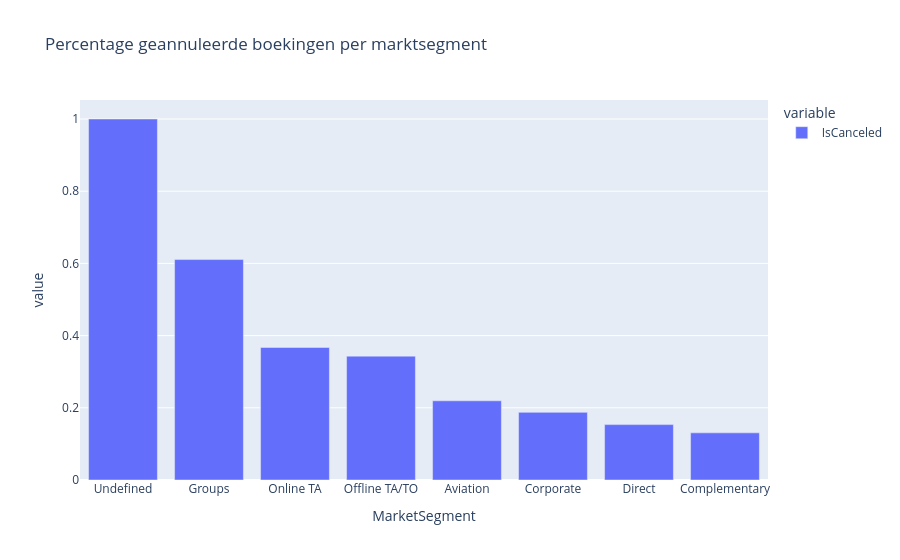

Notebook code for this chart:
### Code cell
segment_rate = hotel.groupby("MarketSegment")["IsCanceled"].mean().sort_values(ascending=False)
px.bar(segment_rate, title="Percentage geannuleerde boekingen per marktsegment")

### Figure 1 — Plotly figure (JSON) as saved in the notebook; plotly's stock layout.template omitted (floating-point values rounded to 4 significant figures)
{"data": [{"hovertemplate": "variable=IsCanceled<br>MarketSegment=%{x}<br>value=%{y}<extra></extra>", "legendgroup": "IsCanceled", "marker": {"color": "#636efa", "pattern": {"shape": ""}}, "name": "IsCanceled", "orientation": "v", "showlegend": true, "textposition": "auto", "type": "bar", "x": ["Undefined", "Groups", "Online TA", "Offline TA/TO", "Aviation", "Corporate", "Direct", "Complementary"], "xaxis": "x", "y": [1.0, 0.6106, 0.3672, 0.3431, 0.2194, 0.1873, 0.1534, 0.1306], "yaxis": "y"}], "layout": {"barmode": "relative", "legend": {"title": {"text": "variable"}, "tracegroupgap": 0}, "title": {"text": "Percentage geannuleerde boekingen per marktsegment"}, "xaxis": {"anchor": "y", "domain": [0.0, 1.0], "title": {"text": "MarketSegment"}}, "yaxis": {"anchor": "x", "domain": [0.0, 1.0], "title": {"text": "value"}}}}
